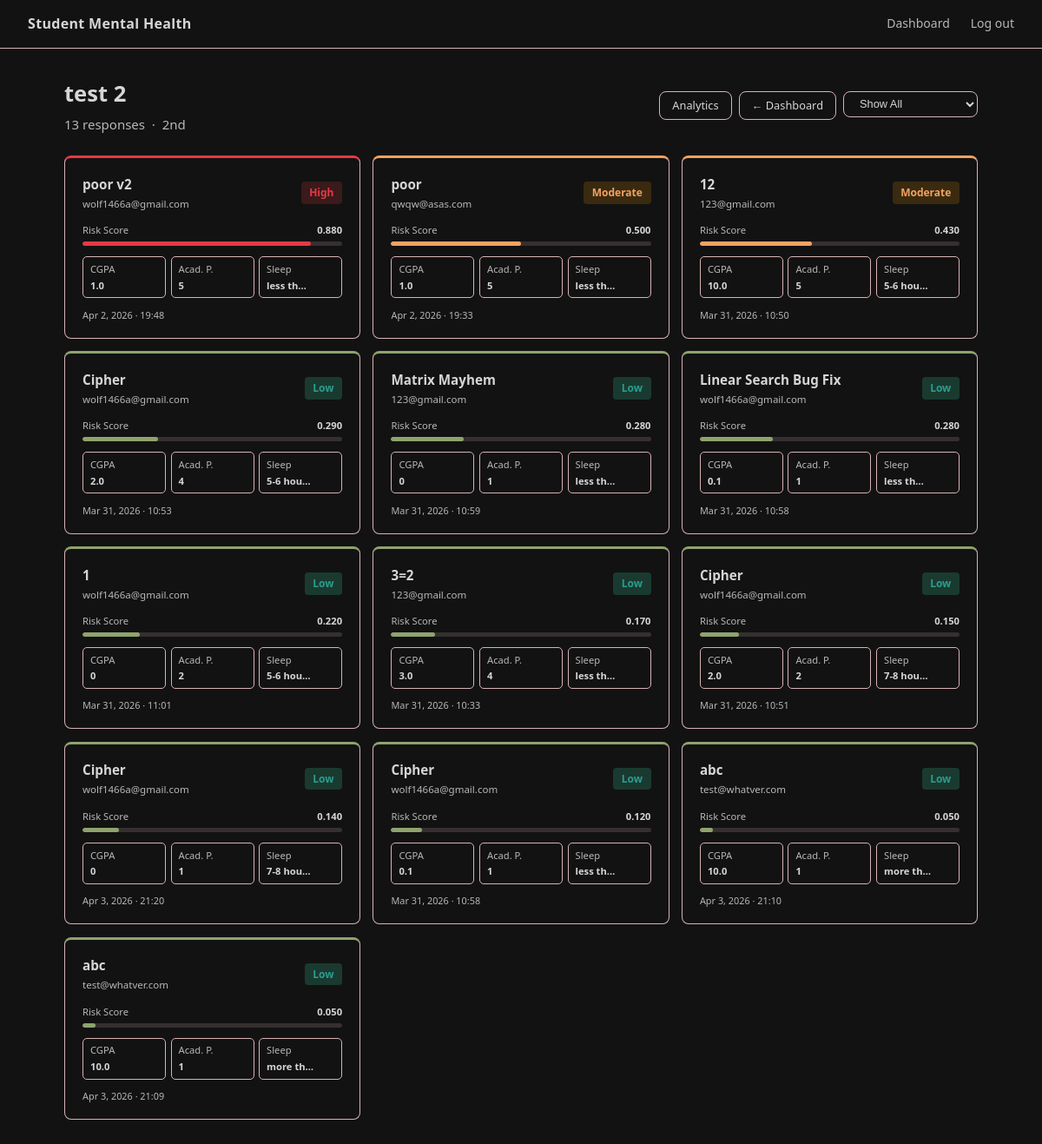
/admin-dashboard/Da7Qq/details/ (signed in), run on an earlier commit of the app's database.
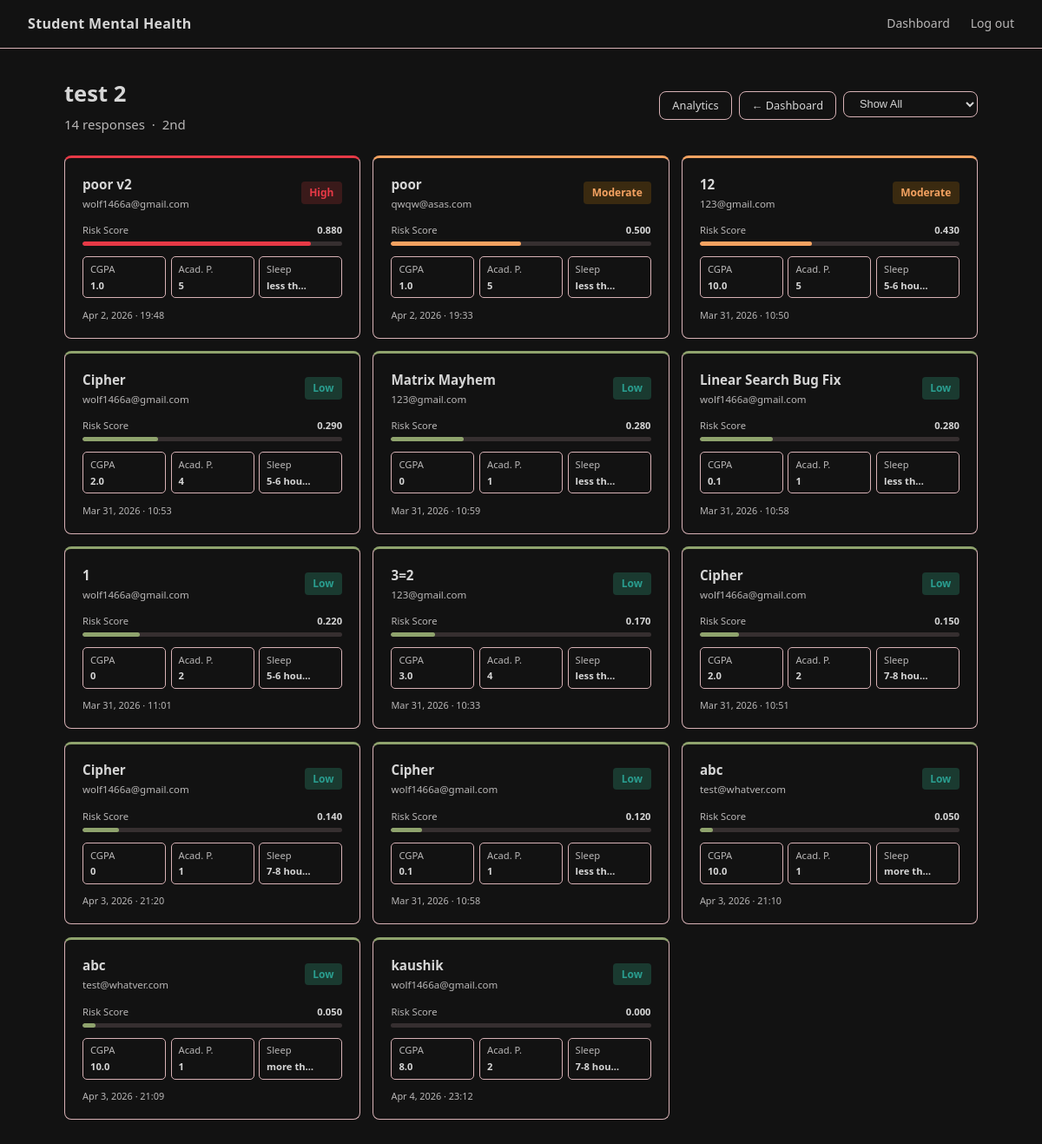
And on a later commit of the database.
### core/models.py (models this page shows, shortened)
class SurveyResponse(models.Model):
    SLEEP_CHOICES = [
        ("less than 5 hours", "Less than 5 hours"),
        ("5-6 hours",         "5-6 hours"),
        ("7-8 hours",         "7-8 hours"),
        ("more than 8 hours", "More than 8 hours"),
        ("others",            "Others"),
    ]
    DIETARY_CHOICES = [
        ("Healthy",   "Healthy"),
        ("Moderate",  "Moderate"),
        ("Unhealthy", "Unhealthy"),
        ("Others",    "Others"),
    ]
    survey  = models.ForeignKey(Survey, on_delete=models.CASCADE)
    student = models.ForeignKey(Student, on_delete=models.CASCADE)
    age                = models.FloatField()
    gender             = models.CharField(max_length=10)
    cgpa               = models.FloatField()
    academic_pressure  = models.IntegerField()
    work_pressure      = models.IntegerField(default=0)
    study_satisfaction = models.IntegerField()
    job_satisfaction   = models.IntegerField(default=0)
    work_study_hours   = models.FloatField()
    sleep_duration     = models.CharField(max_length=50, choices=SLEEP_CHOICES)
    dietary_habits     = models.CharField(max_length=50, choices=DIETARY_CHOICES)
    suicidal_thoughts  = models.CharField(max_length=10)
    family_history     = models.CharField(max_length=10)
    financial_stress   = models.CharField(max_length=10)
    created_at = models.DateTimeField(auto_now_add=True)

class Student(models.Model):
    name  = models.CharField(max_length=100)
    email = models.EmailField()

class PredictionResult(models.Model):
    RISK_CHOICES = [
        ("Low",      "Low"),
        ("Moderate", "Moderate"),
        ("High",     "High"),
    ]
    response   = models.OneToOneField(SurveyResponse, on_delete=models.CASCADE)
    risk_score = models.FloatField()
    prediction = models.IntegerField()
    risk_level = models.CharField(max_length=10, choices=RISK_CHOICES)
    created_at = models.DateTimeField(auto_now_add=True)

### core/views.py (the view)
# urls.py: path("admin-dashboard/<str:survey_id>/details/",           views.survey_details,  name="survey_details"),
@login_required
@user_passes_test(_is_admin)
def survey_details(request, survey_id):
    survey       = get_object_or_404(Survey, id=survey_id)
    filter_level = request.GET.get("filter")
    responses = (
        SurveyResponse.objects
        .filter(survey=survey)
        .select_related("student", "predictionresult")
        .annotate(
            risk_score=F("predictionresult__risk_score"),
            risk_level=F("predictionresult__risk_level"),
        )
    )
    if filter_level in ("High", "Moderate", "Low"):
        responses = responses.filter(risk_level=filter_level)
    responses = responses.order_by("-risk_score", "-created_at")
    return render(request, "survey_details.html", {
        "survey":    survey,
        "responses": responses,
    })

### core/views.py (called while the page is built)
def _is_admin(user) -> bool:
    return user.is_authenticated and user.is_staff

### core/templates/survey_details.html (shortened to what the changed rows need)
{% extends "base.html" %}
{% block content %}
<div class="container-wide">
  <div class="flex-between" style="margin-bottom:1.5rem;">
    <div>
      <h1 style="margin-bottom:.15rem;">{{ survey.title }}</h1>
      <p style="margin:0;">
        {{ responses|length }} response{{ responses|length|pluralize }}
        {% if survey.description %}&nbsp;·&nbsp; {{ survey.description }}{% endif %}
      </p>
    </div>
  </div>
  {% if not responses %}
  <div class="card" style="text-align:center;padding:3rem;">
    <p style="margin:0;">No responses submitted yet.</p>
  </div>
  {% else %}
  <div style="display:grid;grid-template-columns:repeat(auto-fill,minmax(280px,1fr));gap:.9rem;">
    {% for resp in responses %}
    {% with pred=resp.predictionresult %}
    <a href="{% url 'student_detail' resp.id %}" style="text-decoration:none;color:inherit;display:block;">
      <div style="
        background:var(--card); border:1px solid var(--border);
        border-radius:var(--radius); padding:1.1rem 1.25rem;
        border-top:3px solid
          {% if pred.risk_level == 'High' %}var(--negative)
          {% elif pred.risk_level == 'Moderate' %}var(--accent)
          {% else %}var(--positive){% endif %};
        transition:transform .15s, box-shadow .15s;
        cursor:pointer;
      "
      onmouseover="this.style.transform='translateY(-2px)';this.style.boxShadow='0 8px 24px rgba(0,0,0,.4)'"
      onmouseout="this.style.transform='';this.style.boxShadow=''">
        <div class="flex-between" style="margin-bottom:.75rem;">
          <div>
            <div style="font-weight:600;font-size:.95rem;">{{ resp.student.name }}</div>
            <div style="font-size:.72rem;color:var(--muted);margin-top:.1rem;">{{ resp.student.email }}</div>
          </div>
          {% if pred %}
          <span class="badge badge-{{ pred.risk_level|lower }}">{{ pred.risk_level }}</span>
          {% endif %}
        </div>
        {% if pred %}
        <div style="margin-bottom:.75rem;">
          <div style="display:flex;justify-content:space-between;font-size:.7rem;color:var(--muted);margin-bottom:.25rem;">
            <span>Risk Score</span>
            <span style="font-weight:600;color:var(--text);">{{ pred.risk_score|floatformat:3 }}</span>
          </div>
          <div style="height:5px;background:rgba(216,178,182,.18);border-radius:99px;overflow:hidden;">
            <div style="height:100%;border-radius:99px;width:{% widthratio pred.risk_score 1 100 %}%;background:
              {% if pred.risk_level == 'High' %}var(--negative)
              {% elif pred.risk_level == 'Moderate' %}var(--accent)
              {% else %}var(--positive){% endif %};"></div>
          </div>
        </div>
        {% endif %}
        <div style="display:grid;grid-template-columns:1fr 1fr 1fr;gap:.35rem;margin-bottom:.65rem;">
          <div style="background:var(--surface);border:1px solid var(--border);border-radius:5px;padding:.3rem .5rem;font-size:.7rem;">
            <div style="color:var(--muted);">CGPA</div>
            <div style="font-weight:600;margin-top:.05rem;">{{ resp.cgpa|default:"0" }}</div>
          </div>
          <div style="background:var(--surface);border:1px solid var(--border);border-radius:5px;padding:.3rem .5rem;font-size:.7rem;">
            <div style="color:var(--muted);">Acad. P.</div>
            <div style="font-weight:600;margin-top:.05rem;">{{ resp.academic_pressure|default:"0" }}</div>
          </div>
          <div style="background:var(--surface);border:1px solid var(--border);border-radius:5px;padding:.3rem .5rem;font-size:.7rem;overflow:hidden;">
            <div style="color:var(--muted);">Sleep</div>
            <div style="font-weight:600;margin-top:.05rem;white-space:nowrap;overflow:hidden;text-overflow:ellipsis;">
              {{ resp.sleep_duration|default:"—"|truncatechars:8 }}
            </div>
          </div>
        </div>
        <div style="font-size:.68rem;color:var(--muted);">
          {{ resp.created_at|date:"M j, Y · H:i" }}
        </div>
      </div>
    </a>
    {% endwith %}
    {% endfor %}
  </div>
  {% endif %}
</div>
{% endblock %}

What changed in the data, as far as the page shows it:
added SurveyResponse: student.name "kaushik", student.email "wolf1466a@gmail.com", predictionresult.risk_level "Low", predictionresult.risk_score "0.000", cgpa "8.0", academic_pressure "2", sleep_duration "7-8 hou…", created_at "Apr 4, 2026 · 23:12"
Also different on the page:
{{ responses|length }}: "13" → "14"
